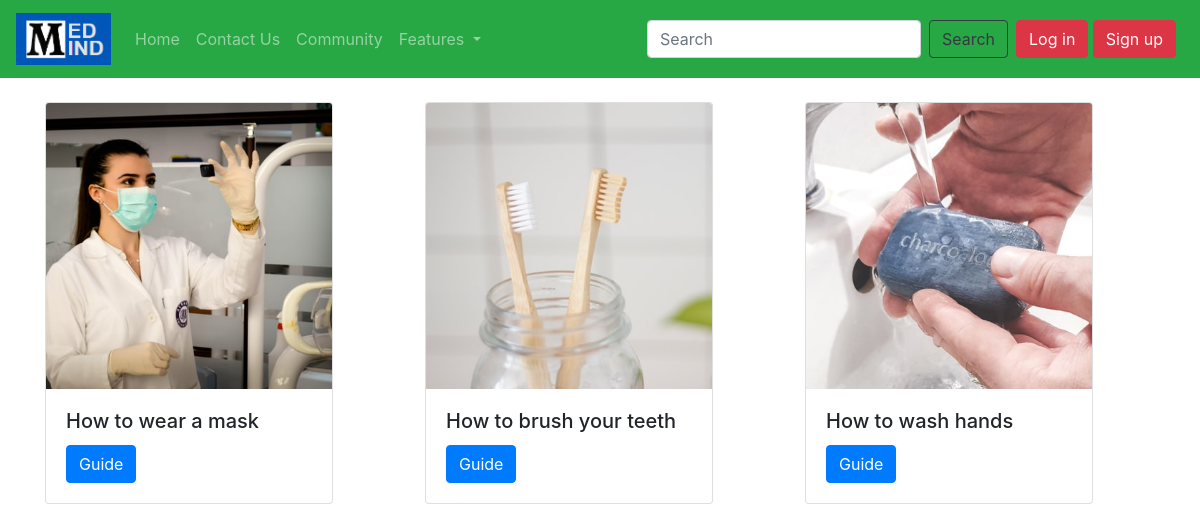
/guidelines/, run on the app's committed database.
### guidelines/models.py (models this page shows, shortened)
class guidelist(models.Model):
    guide_sn= models.AutoField(primary_key=True)
    guide_title = models.CharField(max_length=100)
    guide_description = models.TextField()
    pub_date = models.DateField()
    image = models.ImageField(upload_to ="guidelines/images",default="")

### guidelines/views.py (the view)
# urls.py: 2. Add a URL to urlpatterns:  path('', views.home, name='home')
def home(request):
    allguide = guidelist.objects.all()
    return render(request,'guidelines/home.html',{'allguide':allguide})

### templates/guidelines/home.html (shortened to what this page needs)
{% extends 'base.html' %}
{% block body %}
<div class="container">
    <div class="row my-4">
        {% for guide in allguide %}
        <div class="col md-3">
            <div class="card" style="width: 18rem;">
                <img class="card-img-top" src='/media/{{guide.image}}' alt="Card image cap">
                <div class="card-body">
                    <h5 class="card-title">{{guide.guide_title}}</h5>
                    <a href="/guidelines/{{guide.guide_title}}" class="btn btn-primary">Guide</a>
                </div>
            </div>
        </div>
        <div class="col md-3"></div>
        {% if forloop.counter|divisibleby:3 %}
    </div>
        {% endif %}
        {% endfor %}
</div>
{% endblock body %}

### templates/base.html (shortened to what this page needs)
<!doctype html>
<html lang="en">
<head>
  <link rel="stylesheet" href="https://maxcdn.bootstrapcdn.com/bootstrap/4.0.0/css/bootstrap.min.css"
>
</head>
<body>
  <nav class="navbar navbar-expand-lg navbar-dark bg-success">
    <div><a class=" navbar-brand" href="#"><img src='/media/medmind/images/medmind.png'
          style="height: 52px;width: 95px"></a></div>
    <div class="collapse navbar-collapse" id="navbarSupportedContent">
      <ul class="navbar-nav mr-auto">
        <li class="nav-item {% block homeactive %}
      {% endblock homeactive %}">
          <a class="nav-link" href="/">Home <span class="sr-only">(current)</span></a>
        </li>
        <li class="nav-item{% block contactactive %}
      {% endblock contactactive %}">
          <a class="nav-link" href="/contact">Contact Us</a>
        </li>
        <li class="nav-item{% block communityactive %}
      {% endblock communityactive %}">
          <a class="nav-link" href="/community">Community</a>
        </li>
        <li class="nav-item dropdown">
          <a class="nav-link dropdown-toggle" href="#" id="navbarDropdown" role="button" data-toggle="dropdown"
            aria-haspopup="true" aria-expanded="false">
            Features
          </a>
        </li>
      </ul>
      <form class="form-inline my-2 my-lg-auto">
        <input class="form-control mr-sm-2" type="search" placeholder="Search" aria-label="Search">
        <button class="btn btn-outline-dark my-2 my-sm-0" type="submit">Search</button>
      </form> {% if user.is_authenticated %}
      <div class="btn-group mx-2">
        <button type="button" class="btn btn-secondary dropdown-toggle" data-toggle="dropdown" aria-haspopup="true"
          aria-expanded="false">
          Welcome {{request.user.username}}
        </button>
        <div class="dropdown-menu">
          <a class="dropdown-item" href="#">Settings</a>
          <a class="dropdown-item" href="/logout">Logout</a>
        </div>
        {% else %}
        <div class="mx-2">
          <button type="button" class="btn btn-danger" data-toggle="modal" data-target="#LoginModal">Log
            in</button>
          <button type="button" class="btn btn-danger" data-toggle="modal" data-target="#SignupModal">Sign
            up</button>
          {% endif %}
        </div>
      </div>
  </nav>
  {% block body %} {% endblock body %}
</body>
</html>

### data on the page
guidelist: image (picture), guide_title "How to wear a mask"
guidelist: image (picture), guide_title "How to brush your teeth"
guidelist: image (picture), guide_title "How to wash hands"
